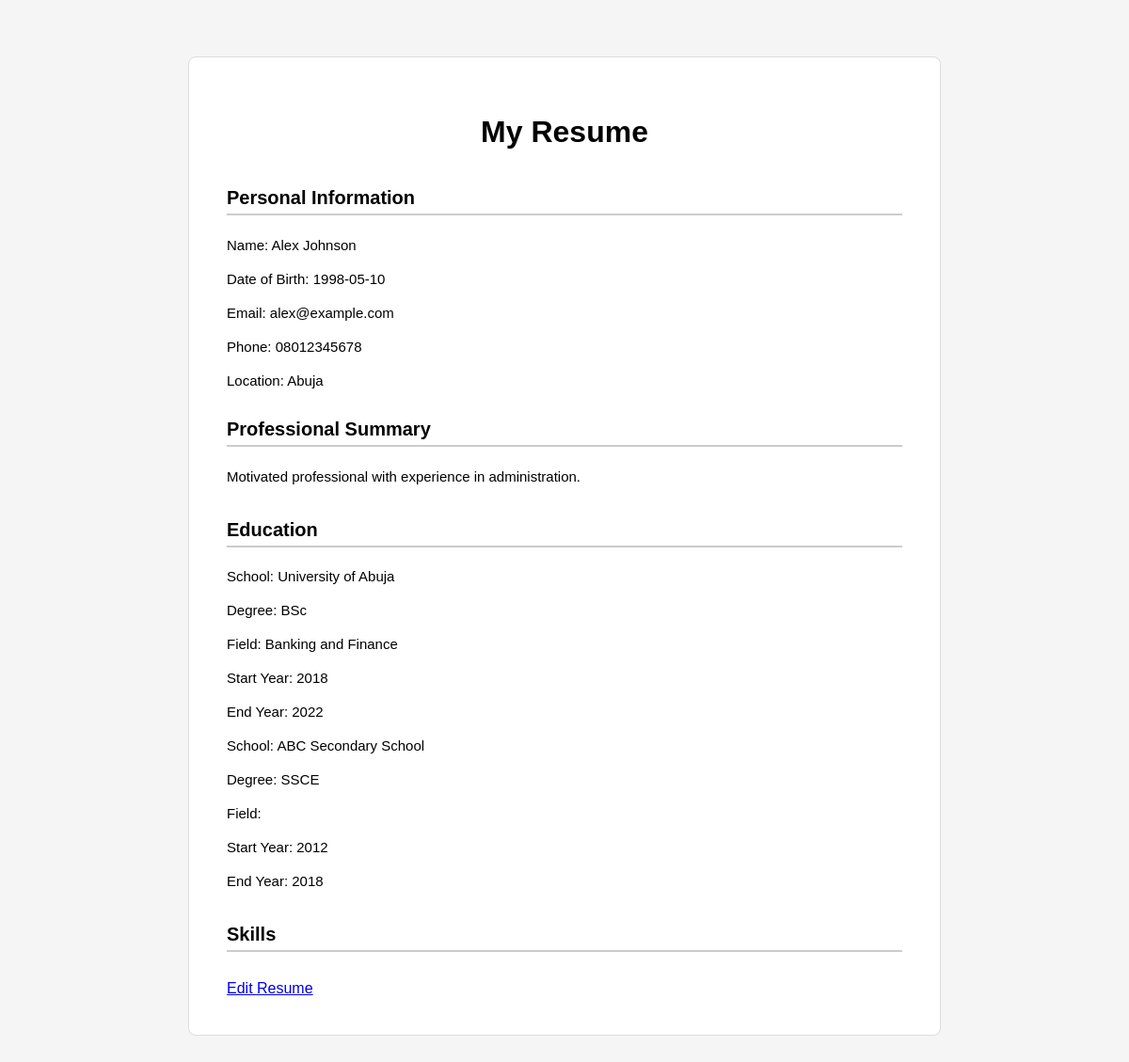
Before: /resume/1 with the older database file.
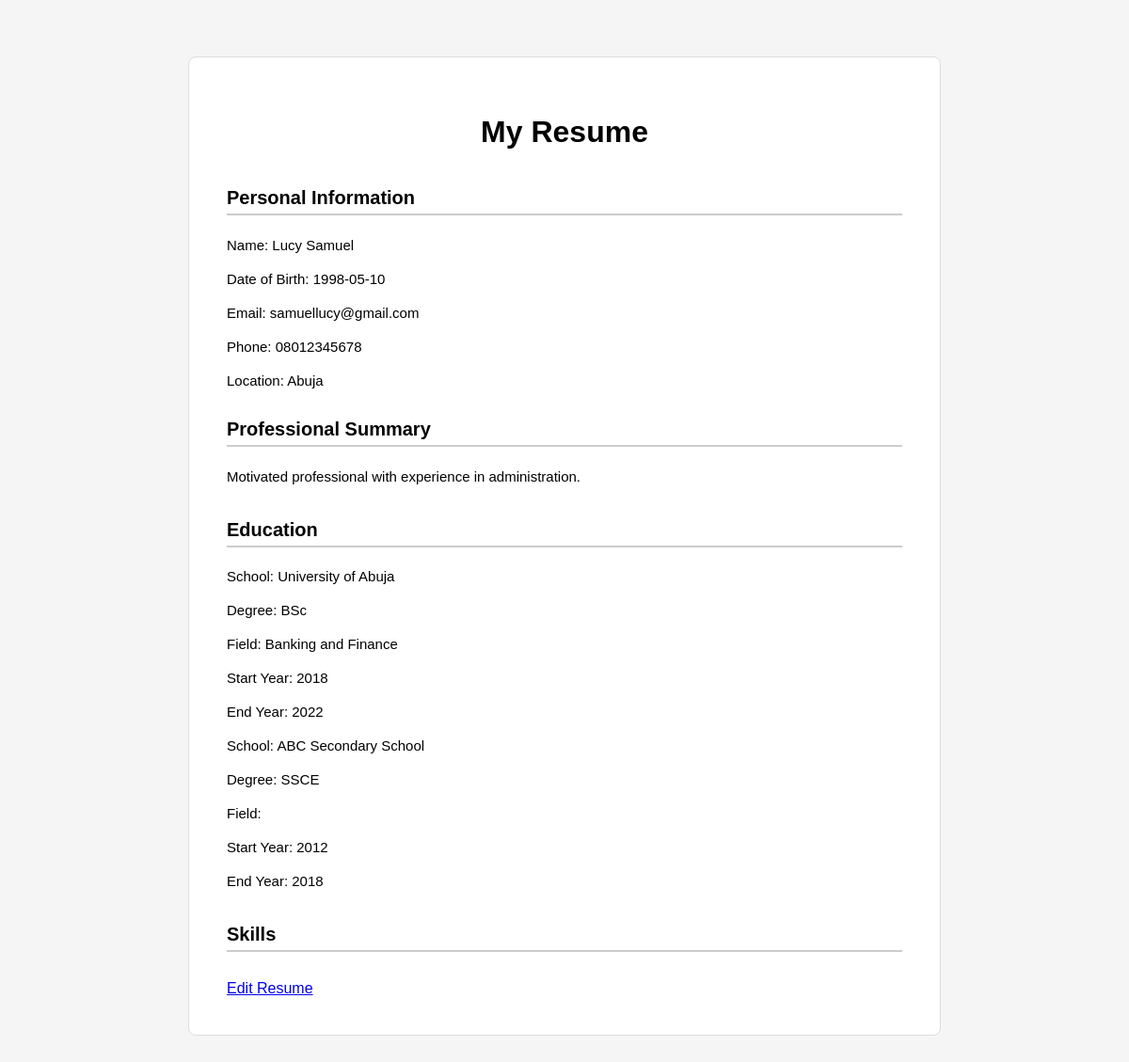
After: the same page with the newer database file.
### tables this page shows
CREATE TABLE resumes (
        id INTEGER PRIMARY KEY,
        name TEXT,
        date_of_birth TEXT,
        email TEXT,
        phone_number TEXT,
        location TEXT,
        summary TEXT
    );

CREATE TABLE education (
        id INTEGER PRIMARY KEY,
        resume_id INTEGER,
        school TEXT,
        degree TEXT,
        field TEXT,
        start_year TEXT,
        end_year TEXT, education_type TEXT,
        FOREIGN KEY (resume_id) REFERENCES resumes(id)
    );

### app.py (the view)
@app.route("/resume/<resume_id>")
def view_resume(resume_id):
    resume = get_complete_resume(int(resume_id))
    if resume is None:
        return "Resume not found."
    return render_template(
        "resume.html",
        resume=resume
    )

### database.py (called while the page is built, shortened)
def load_resume_from_database(resume_id):
    cursor.execute(
        """
        SELECT
            id,
            name,
            date_of_birth,
            email,
            phone_number,
            location,
            summary
        FROM resumes
        WHERE id = ?
        """,
        (resume_id,)
    )
    return cursor.fetchone()

def load_education(resume_id):
    cursor.execute(
        """
        SELECT
            id,
            school,
            degree,
            field,
            start_year,
            end_year
        FROM education
        WHERE resume_id = ?
        """,
        (resume_id,)
    )
    education_records = cursor.fetchall()
    education = []
    for record in education_records:
        education.append({
            "id": record[0],
            "school": record[1],
            "degree": record[2],
            "field": record[3],
            "start_year": record[4],
            "end_year": record[5]
        })
    return education

def load_work_experience(resume_id):
    cursor.execute(
        """
        SELECT
            id,
            job_title,
            company,
            location,
            start_date,
            end_date,
            description
        FROM work_experience
        WHERE resume_id = ?
        """,
        (resume_id,)
    )
    work_records = cursor.fetchall()
    work_experience = []
    return work_experience

def load_skills(resume_id):
    cursor.execute(
        """
        SELECT
            id,
            skill
        FROM skills
        WHERE resume_id = ?
        """,
        (resume_id,)
    )
    skill_records = cursor.fetchall()
    skills = []
    for record in skill_records:
        skills.append({
            "id": record[0],
            "skill": record[1]
        })
    return skills

def load_certifications(resume_id):
    cursor.execute(
        """
        SELECT
            id,
            name,
            organization,
            date
        FROM certifications
        WHERE resume_id = ?
        """,
        (resume_id,)
    )
    certification_records = cursor.fetchall()
    certifications = []
    return certifications

### templates/resume.html (shortened to what this page needs)
<!DOCTYPE html>
<html>
<head>
    <link rel="stylesheet" href="{{ url_for('static', filename='style.css') }}">
</head>
<body>
    <div class="resume">
    <h1>My Resume</h1>
<div class="personal_information">
    <h2>Personal Information</h2>
    <p>Name: {{ resume["personal_information"]["name"] }}</p>
    {% if resume["personal_information"]["date_of_birth"] %}
        <p>Date of Birth: {{ resume["personal_information"]["date_of_birth"] }}</p>
        {% endif %}
    <p>Email: {{ resume["personal_information"]["email"] }}</p>
    <p>Phone: {{ resume["personal_information"]["phone_number"] }}</p>
    <p>Location: {{ resume["personal_information"]["location"] }}</p>
 </div>
 <div class="professional-summary">
    <h2>Professional Summary</h2>
    <p>{{ resume["summary"] }}</p>
</div>
<div class="education">
    {% if resume["education"] %}
    <h2>Education</h2>
    {% for education in resume["education"] %}
        <p>School: {{ education["school"] }}</p>
        <p>Degree: {{ education["degree"] }}</p>
        <p>Field: {{ education["field"] }}</p>
        <p>Start Year: {{ education["start_year"] }}</p>
        <p>End Year: {{ education["end_year"] }}</p>
    {% endfor %}
    {% endif %}
</div>
<div class="skills">
    <h2>Skills</h2>
</div>
<a href="/edit/{{ resume['personal_information'] ['id'] }}">Edit Resume</a>
</body>
</html>

### static/style.css (style rules this page uses)
body { font-family: Arial, sans-serif; max-width: 800px; margin: 40px auto; background-color: #f5f5f5; padding: 20px; }
.personal-information, .professional-summary, .education, .work-experience, .skills, .certifications, .projects, .languages, .achievements, .volunteer-experience, .references { margin-bottom: 30px; }
h1 { text-align: center; font-size: 32px; margin-bottom: 40px; }
h2 { border-bottom: 2px solid #ccc; padding-bottom: 5px; font-size: 20px; margin-top: 25px; }
p { margin: 6px 0; line-height: 2; font-size: 15px; }
.resume { background-color: white; padding: 40px; border: 1px solid #ddd; box-sizing: border-box; border-radius: 8px; }

Changed rows visible on the page:
changed resumes "Abuja": personal_information.name "Alex Johnson" → "Lucy Samuel"; personal_information.email "alex@example.com" → "samuellucy@gmail.com"
